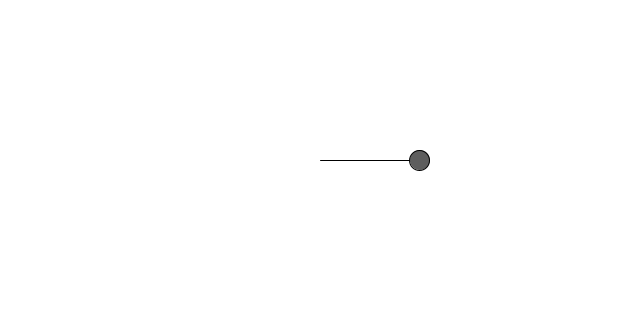
Frame 1 (no input)
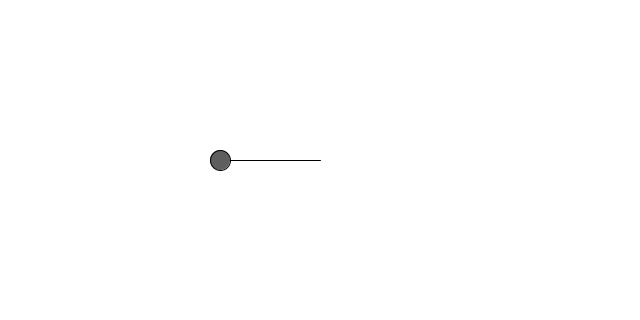
Frame 60 (the mouse pressed at the canvas centre just before this capture)
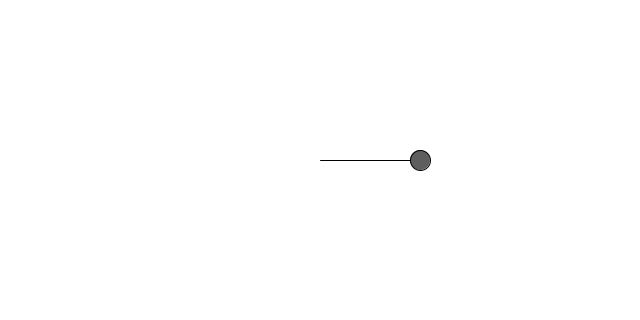
Frame 120 (the mouse held since frame 60 and released just before this capture)

The Processing sketch that drew these frames (run headless with seeded random() and noise(); from frame 60 on, the mouse is pressed at the canvas centre):

// Processing sketch: c3_6_oscillation
// ── c3_6_oscillation.pde
// 振動
// y = sin(x) が-1と1を周期的に振幅するため、その出力を利用して振動を再現する
// これは `単振動` と呼ばれ、振り子やホッピングで跳ねるなどの動作に利用できる。
// 構成要素としては以下の２つ
// * 振幅(Amplitude) 中心からどちらかの端までの距離
// * 周期(Period) 1つの運動サイクルにかかる時間
// sin, cosの場合周期は360度毎となる

// 左右に振動する円
void setup(){
  size(640, 320);
}

void draw(){
  background(255);
  // 周期
  float period = 120;
  // 振幅
  float amplitude = 100;
  // フレーム数を周期で割った新効率を使って振動の移動量を計算
  float x = amplitude * cos(TWO_PI * frameCount / period);
  stroke(0);
  fill(94);
  translate(width/2, height/2);
  line(0, 0, x, 0);
  ellipse(x, 0, 20, 20);
}
